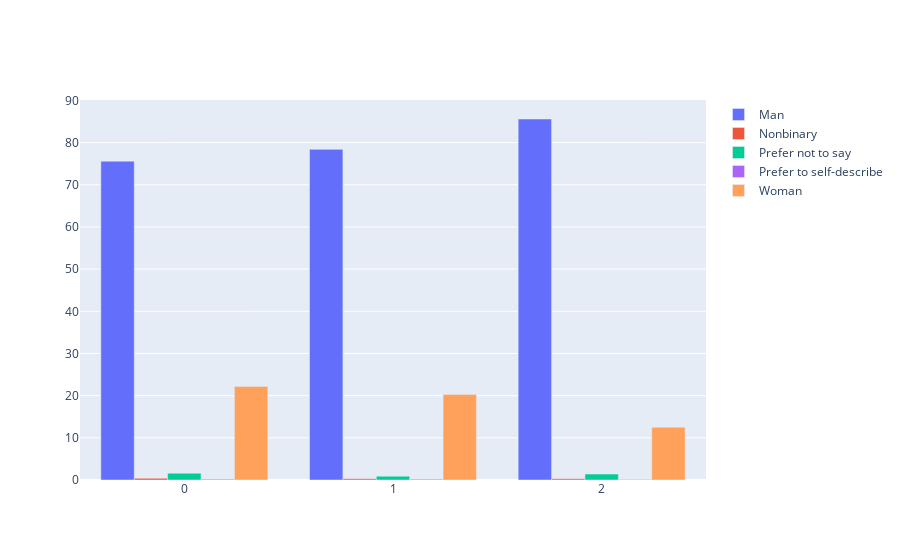

The cell this chart's notebook holds for it:
### Markdown cell above
C0 and C1 both have highest shares in the age group between 18 to 21, taking 24.9% and 25.4% respectively.
As the age group increases, the share drops.

C2 The highest share age group is 25-29, followed by 30-34 and 35-39, which indicates the C2 participants are more likely older than C0 and C1 cluster participants.

### Code cell
cluster_question_plot(binary_data, "Gender")[0]

### Figure 1 — Plotly figure (JSON) as saved in the notebook; plotly's stock layout.template omitted (floating-point values rounded to 4 significant figures)
{"data": [{"name": "Man", "type": "bar", "x": [0, 1, 2], "y": [75.6, 78.4, 85.6]}, {"name": "Nonbinary", "type": "bar", "x": [0, 1, 2], "y": [0.4, 0.3, 0.3]}, {"name": "Prefer not to say", "type": "bar", "x": [0, 1, 2], "y": [1.6, 0.9, 1.4]}, {"name": "Prefer to self-describe", "type": "bar", "x": [0, 1, 2], "y": [0.2, 0.2, 0.1]}, {"name": "Woman", "type": "bar", "x": [0, 1, 2], "y": [22.2, 20.3, 12.5]}], "layout": {}}
